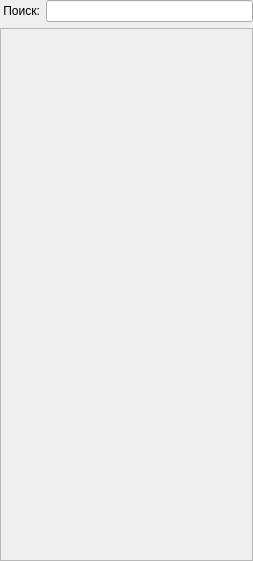
<?xml version="1.0" encoding="UTF-8"?>
<ui version="4.0">
 <class>PluginLoader</class>
 <widget class="QWidget" name="PluginLoader">
  <property name="geometry">
   <rect>
    <x>0</x>
    <y>0</y>
    <width>253</width>
    <height>561</height>
   </rect>
  </property>
  <property name="minimumSize">
   <size>
    <width>128</width>
    <height>0</height>
   </size>
  </property>
  <property name="maximumSize">
   <size>
    <width>16777215</width>
    <height>16777215</height>
   </size>
  </property>
  <property name="windowTitle">
   <string>Form</string>
  </property>
  <layout class="QGridLayout" name="gridLayout">
   <property name="leftMargin">
    <number>0</number>
   </property>
   <property name="topMargin">
    <number>0</number>
   </property>
   <property name="rightMargin">
    <number>0</number>
   </property>
   <property name="bottomMargin">
    <number>0</number>
   </property>
   <item row="0" column="0">
    <layout class="QHBoxLayout" name="horizontalLayout">
     <item>
      <widget class="QLabel" name="label">
       <property name="text">
        <string> Поиск:</string>
       </property>
      </widget>
     </item>
     <item>
      <widget class="QLineEdit" name="findPluginEdit">
       <property name="sizePolicy">
        <sizepolicy hsizetype="Expanding" vsizetype="Fixed">
         <horstretch>0</horstretch>
         <verstretch>0</verstretch>
        </sizepolicy>
       </property>
      </widget>
     </item>
    </layout>
   </item>
   <item row="1" column="0">
    <widget class="QStackedWidget" name="modeStackedWidget">
     <property name="sizePolicy">
      <sizepolicy hsizetype="Expanding" vsizetype="Expanding">
       <horstretch>0</horstretch>
       <verstretch>0</verstretch>
      </sizepolicy>
     </property>
     <property name="currentIndex">
      <number>1</number>
     </property>
     <widget class="QWidget" name="findWidget">
      <property name="sizePolicy">
       <sizepolicy hsizetype="Expanding" vsizetype="Expanding">
        <horstretch>0</horstretch>
        <verstretch>0</verstretch>
       </sizepolicy>
      </property>
      <layout class="QGridLayout" name="gridLayout_2">
       <property name="leftMargin">
        <number>0</number>
       </property>
       <property name="topMargin">
        <number>0</number>
       </property>
       <property name="rightMargin">
        <number>0</number>
       </property>
       <property name="bottomMargin">
        <number>0</number>
       </property>
       <property name="spacing">
        <number>0</number>
       </property>
       <item row="0" column="0">
        <layout class="QVBoxLayout" name="findLayout"/>
       </item>
      </layout>
     </widget>
     <widget class="QWidget" name="mainWidget">
      <property name="sizePolicy">
       <sizepolicy hsizetype="Expanding" vsizetype="Expanding">
        <horstretch>0</horstretch>
        <verstretch>0</verstretch>
       </sizepolicy>
      </property>
      <layout class="QGridLayout" name="gridLayout_3">
       <property name="leftMargin">
        <number>0</number>
       </property>
       <property name="topMargin">
        <number>0</number>
       </property>
       <property name="rightMargin">
        <number>0</number>
       </property>
       <property name="bottomMargin">
        <number>0</number>
       </property>
       <property name="spacing">
        <number>0</number>
       </property>
       <item row="0" column="0">
        <widget class="QScrollArea" name="scrollArea">
         <property name="widgetResizable">
          <bool>true</bool>
         </property>
         <widget class="QWidget" name="scrollAreaWidgetContents_2">
          <property name="geometry">
           <rect>
            <x>0</x>
            <y>0</y>
            <width>251</width>
            <height>531</height>
           </rect>
          </property>
          <property name="sizePolicy">
           <sizepolicy hsizetype="Expanding" vsizetype="Expanding">
            <horstretch>0</horstretch>
            <verstretch>0</verstretch>
           </sizepolicy>
          </property>
          <layout class="QGridLayout" name="gridLayout_4">
           <property name="leftMargin">
            <number>0</number>
           </property>
           <property name="topMargin">
            <number>0</number>
           </property>
           <property name="rightMargin">
            <number>0</number>
           </property>
           <property name="bottomMargin">
            <number>0</number>
           </property>
           <property name="spacing">
            <number>0</number>
           </property>
           <item row="0" column="0">
            <layout class="QVBoxLayout" name="treeLayout"/>
           </item>
          </layout>
         </widget>
        </widget>
       </item>
      </layout>
     </widget>
    </widget>
   </item>
  </layout>
 </widget>
 <resources/>
 <connections/>
</ui>
